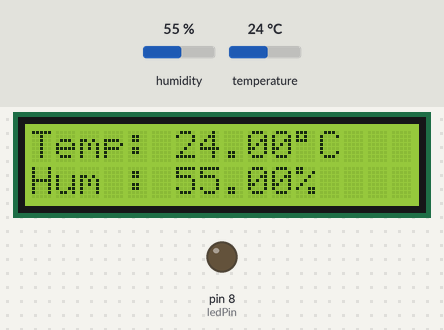
A sketch run on a simulated Arduino Uno, built with avr-gcc and run on an emulated ATmega328P. Shown: 16×2 character LCD, output pins drawn as LEDs (lit = HIGH). The test bench sets the inputs (shaded band); at power-on: temperature 24 °C, humidity 55 %.

Above: at 4.7 s.
4.8 s: temperature set to 29.4 °C
At 6.5 s:
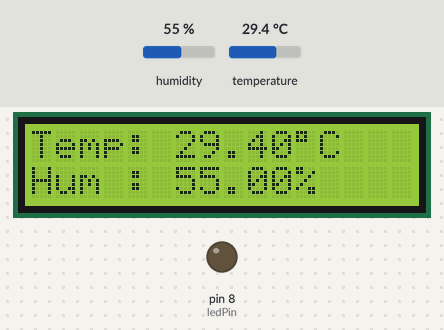
7.8 s: temperature set to 30.4 °C
At 9.6 s:
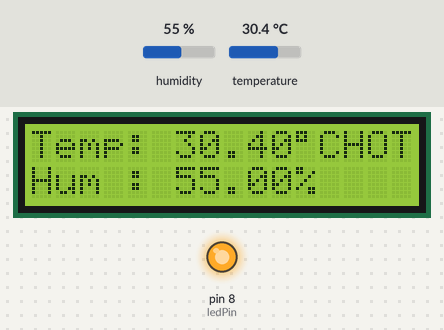
10.8 s: humidity set to 22 %
At 13.3 s:
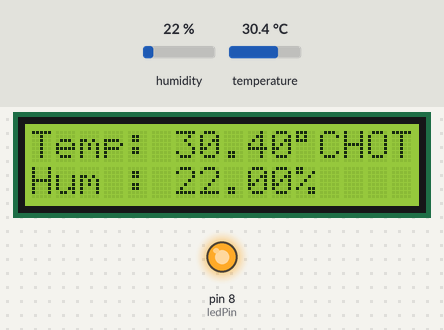
13.8 s: humidity set to 40 %
At 15.1 s:
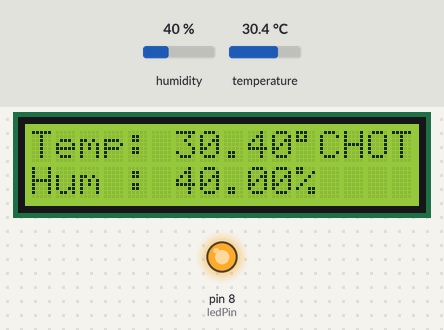
Timing chart, 0 to 16.8 s (numbered marks = the images above; inputs shaded):
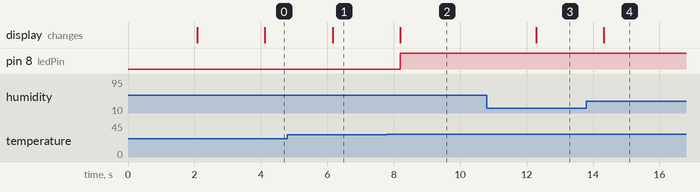

The sketch:

dht22+led.ino
```cpp
#include <Wire.h>
#include <LiquidCrystal_I2C.h>
#include "DHT.h"

LiquidCrystal_I2C lcd(0x27, 16, 2);

#define DHTPIN 6
#define DHTTYPE DHT22 // Tipe sensor diubah ke DHT22
DHT dht(DHTPIN, DHTTYPE);

// Inisialisasi Pin Tambahan
int ledPin = 8;
float ambangSuhu = 30.0;

void setup() {
  Serial.begin(9600);

  // Memulai LCD
  lcd.init();
  lcd.backlight();

  dht.begin();

  // Pesan Awal
  lcd.setCursor(0, 0);
  lcd.print("Lcd Ready..");
  delay(2000);
  lcd.clear();

  pinMode(ledPin, OUTPUT);
}

void loop() {

  delay(2000);

  float hum = dht.readHumidity();
  float temp = dht.readTemperature();

  if (isnan(hum) || isnan(temp)) {
    lcd.setCursor(0, 0);
    lcd.print("Sensor Error!  ");
    return;
  }

  // Baris 1: Suhu
  lcd.setCursor(0, 0);
  lcd.print("Temp: ");
  lcd.print(temp);
  lcd.print((char)223); // Simbol derajat
  lcd.print("C   ");

  // Baris 2: Kelembaban
  lcd.setCursor(0, 1);
  lcd.print("Hum : ");
  lcd.print(hum);
  lcd.print("%     ");

  if (temp > ambangSuhu) {
    digitalWrite(ledPin, HIGH);
    lcd.setCursor(13, 0);
    lcd.print("HOT");
  } else {
    digitalWrite(ledPin, LOW);
    lcd.setCursor(13, 0);
    lcd.print("   ");       // clear tulisan HOT
  }
}
```

Measured:
- the behaviour switches between 30 and 30.1 °C on temperature (found by bisection; images 1 and 2)
- after the input at 4.8 s, the display: changes after 1.4 s (image 1)
- after the input at 7.8 s, pin 8 (ledPin): LOW → HIGH after 0.40 s; the display: changes after 0.40 s (image 2)
- after the input at 10.8 s, the display: changes after 1.5 s (image 3)
- after the input at 13.8 s, the display: changes after 0.53 s (image 4)
